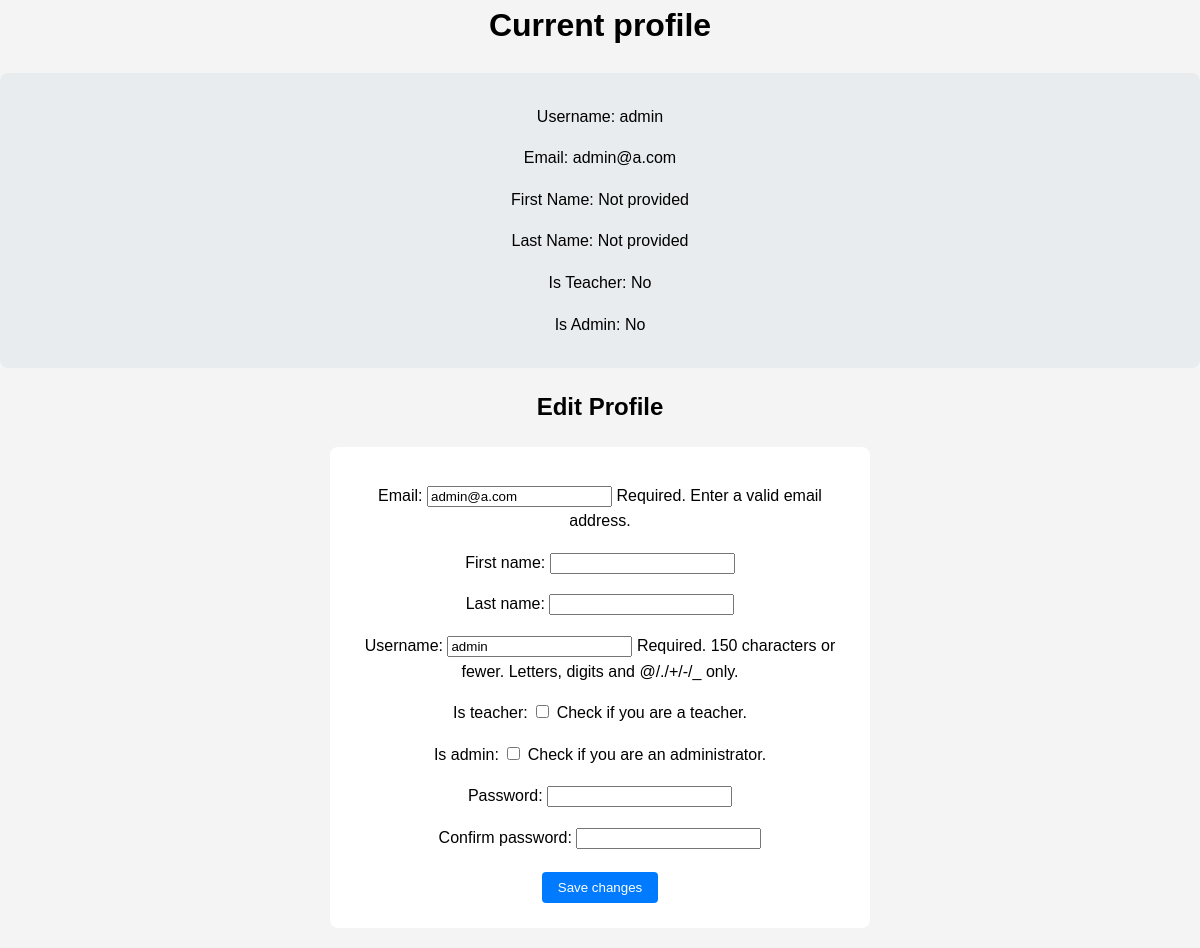
Before: /profile/ (signed in) with the older database file.
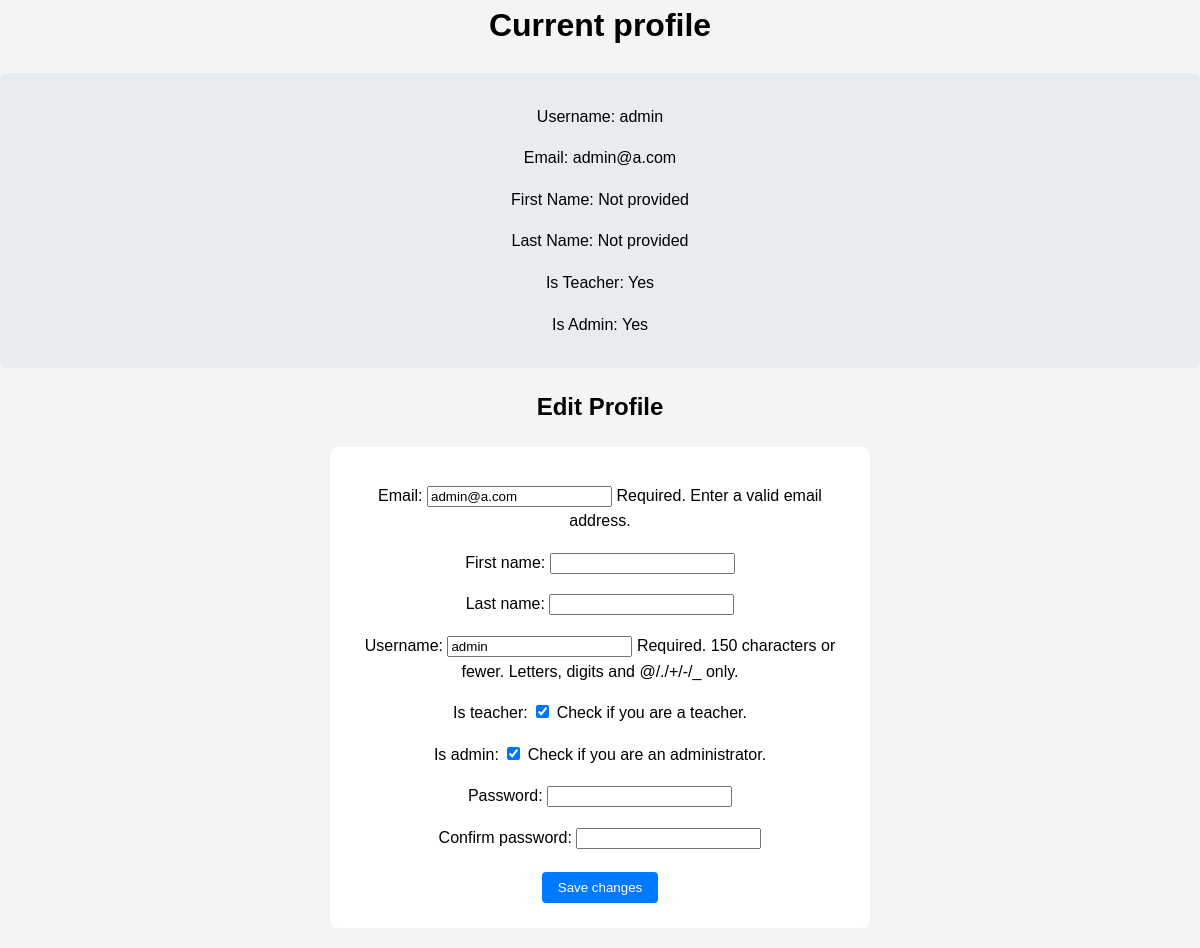
After: the same page with the newer database file.
### portal/models.py (models this page shows)
class User(AbstractUser):
    is_teacher = models.BooleanField(default=False)
    is_admin = models.BooleanField(default=False)
    groups = models.ManyToManyField(
        'auth.Group',
        related_name='portal_user_set',
        blank=True,
        help_text='The groups this user belongs to.',
        verbose_name='groups'
    )
    user_permissions = models.ManyToManyField(
        'auth.Permission',
        related_name='portal_user_set',
        blank=True,
        help_text='Specific permissions for this user.',
        verbose_name='user permissions'
    )

### portal/views.py (the view)
# urls.py: path('profile/', views.profile, name='profile'),
@login_required
def profile(request):
    if request.method == 'POST':
        form = EditProfileForm(request.POST, instance=request.user)
        if form.is_valid():
            user = form.save(commit=False)
            password = form.cleaned_data.get('password')
            if password:
                user.set_password(password)
            user.save()
            messages.success(request, 'Your profile was successfully updated!')
            return redirect('profile')
    else:
        form = EditProfileForm(instance=request.user, initial={
            'email': request.user.email,
            'first_name': request.user.first_name,
            'last_name': request.user.last_name,
            'username': request.user.username,
            'is_teacher': hasattr(request.user, 'is_teacher') and request.user.is_teacher
        })
    return render(request, 'profile.html', {'form': form})

### portal/forms.py (shortened to what this page needs)
class EditProfileForm(forms.ModelForm):
    email = forms.EmailField(max_length=254, help_text='Required. Enter a valid email address.')
    is_teacher = forms.BooleanField(required=False, help_text='Check if you are a teacher.')
    is_admin = forms.BooleanField(required=False, help_text='Check if you are an administrator.')
    first_name = forms.CharField(max_length=30, required=False)
    last_name = forms.CharField(max_length=30, required=False)
    password = forms.CharField(widget=forms.PasswordInput, required=False)
    confirm_password = forms.CharField(widget=forms.PasswordInput, required=False)
    class Meta:
        model = User
        fields = ('email', 'first_name', 'last_name', 'username', 'is_teacher', 'is_admin')

### portal/templates/profile.html (shortened to what this page needs)
{% extends 'base.html' %}
{% block content %}
<div class="container">
    <h1 class="mb-4">Current profile</h1>
    <div class="current-info mb-4">
        <p>Username: {{ user.username }}</p>
        <p>Email: {{ user.email }}</p>
        <p>First Name: {% if user.first_name %} {{ user.first_name }} {% else %} Not provided {% endif %}</p>
        <p>Last Name: {% if user.last_name %} {{ user.last_name }} {% else %} Not provided {% endif %}</p>
        <p>Is Teacher: {{ user.is_teacher|yesno:"Yes,No" }}</p>
        <p>Is Admin: {{ user.is_admin|yesno:"Yes,No" }}</p>
    </div>
    <h2>Edit Profile</h2>
    <form method="post">
        {{ form.as_p }}
        <button type="submit" class="btn btn-primary">Save changes</button>
    </form>
</div>
{% endblock %}

Changed rows visible on the page:
changed User "admin": is_teacher "No" → "Yes"; is_admin "No" → "Yes"; is_teacher "☐" → "☑"; is_admin "☐" → "☑"
